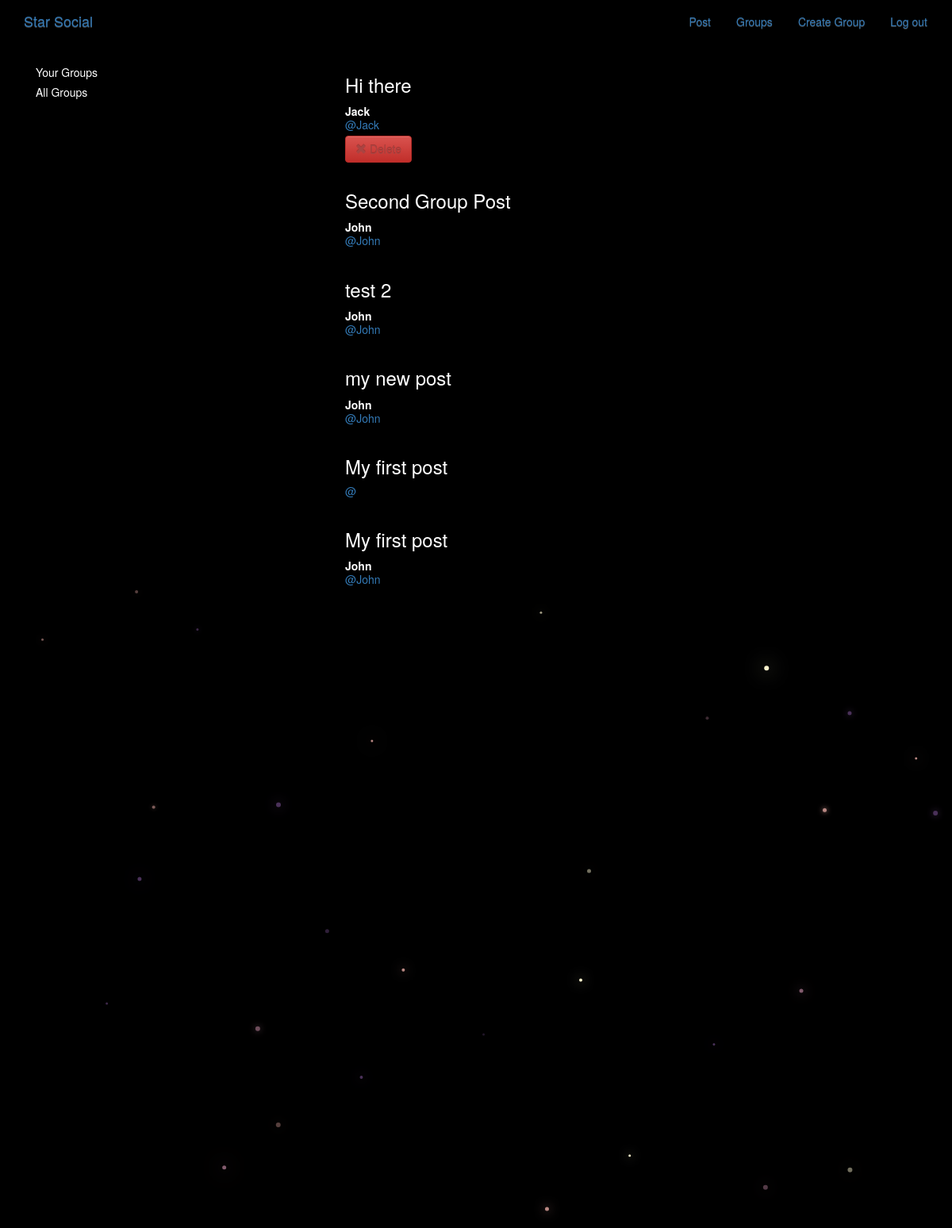
Before: /posts/ (signed in) with the older database file.
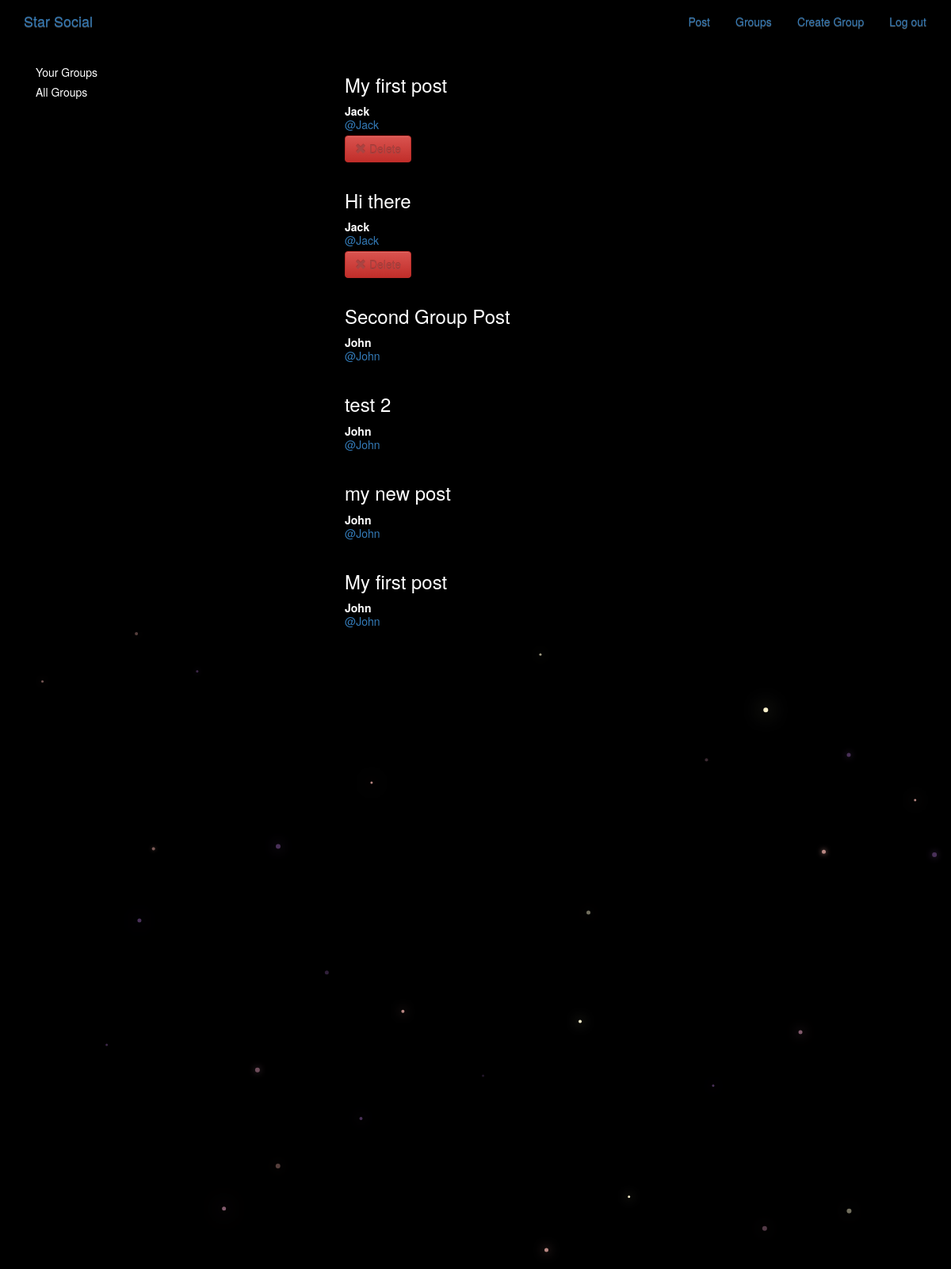
After: the same page with the newer database file.
### posts/models.py (models this page shows, shortened)
class Post(models.Model):
    user = models.ForeignKey(User,on_delete=models.SET_NULL, related_name='posts', null=True)
    created_at = models.DateTimeField(auto_now=True)
    message = models.TextField()
    message_html = models.TextField(editable=False)
    group = models.ForeignKey(Group, on_delete=models.SET_NULL, related_name='posts',null=True,blank=True)
    class Meta:
        ordering = ['-created_at']
        unique_together = ['user', 'message']

### posts/views.py (the view)
# urls.py: path('', views.PostList.as_view(), name='all'),
class PostList(SelectRelatedMixin,generic.ListView):
    model = models.Post
    select_related = ['user', 'group']
    template_name ='posts/post_list.html'

### templates/posts/post_list.html (shortened to what this page needs)
{% extends 'posts/post_base.html' %}
{% block prepost %}
<div class="col-md-4">
  {% if request.user.is_authenticated %}
  <div class="card card-with-shadow">
    <div class="content">
      <h5 class="title">Your Groups</h5>
    </div>
  </div>
  {% endif %}
  <div class="card card-with-shadow">
    <div class="content">
      <h5 class="title">All Groups</h5>
    </div>
  </div>
</div>
{% endblock %}
{% block post_content %}
<div class="col-md-8">
  {% for post in post_list %}
    {% include 'posts/_post.html'%}
  {% endfor %}
</div>
{% endblock %}

### templates/posts/_post.html (shortened to what this page needs)
<div class="post media">
  <h3>{{post.message_html|safe}}</h3>
  <div class="media-body">
    <strong>{{post.user.username}}</strong>
    <h5 class="media-heading">
    <span class="username">
      <a href="{% url 'posts:for_user' post.user.username %}">@{{ post.user.username }}</a>
    </span>
    </h5>
    <div class="media-footer">
      {% if user.is_authenticated and post.user == user %}
      <a href="{% url 'posts:delete' pk=post.pk %}" title="delete" class="btn btn-danger">
        <span class="glyphicon glyphicon-remove text-danger" aria-hidden='true'></span>
        <span class="text-danger icon-label">Delete</span>
      </a>
      {% endif %}
    </div>
  </div>
</div>

Changed rows visible on the page:
changed Post (number 1 of 6 on the later page): user.username (not shown) → "Jack"; user_id empty → 3 (drawn); moves up the list
